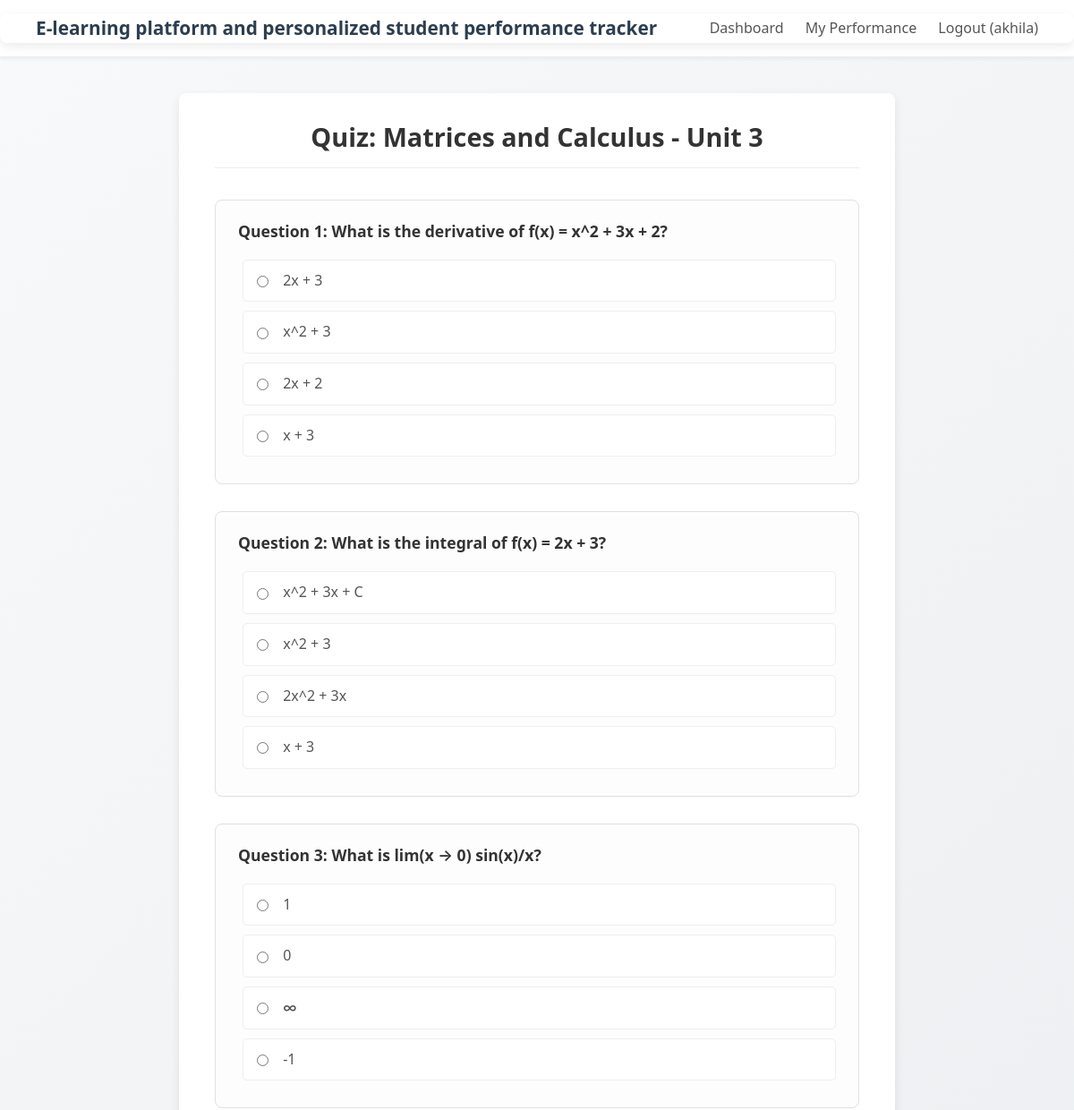
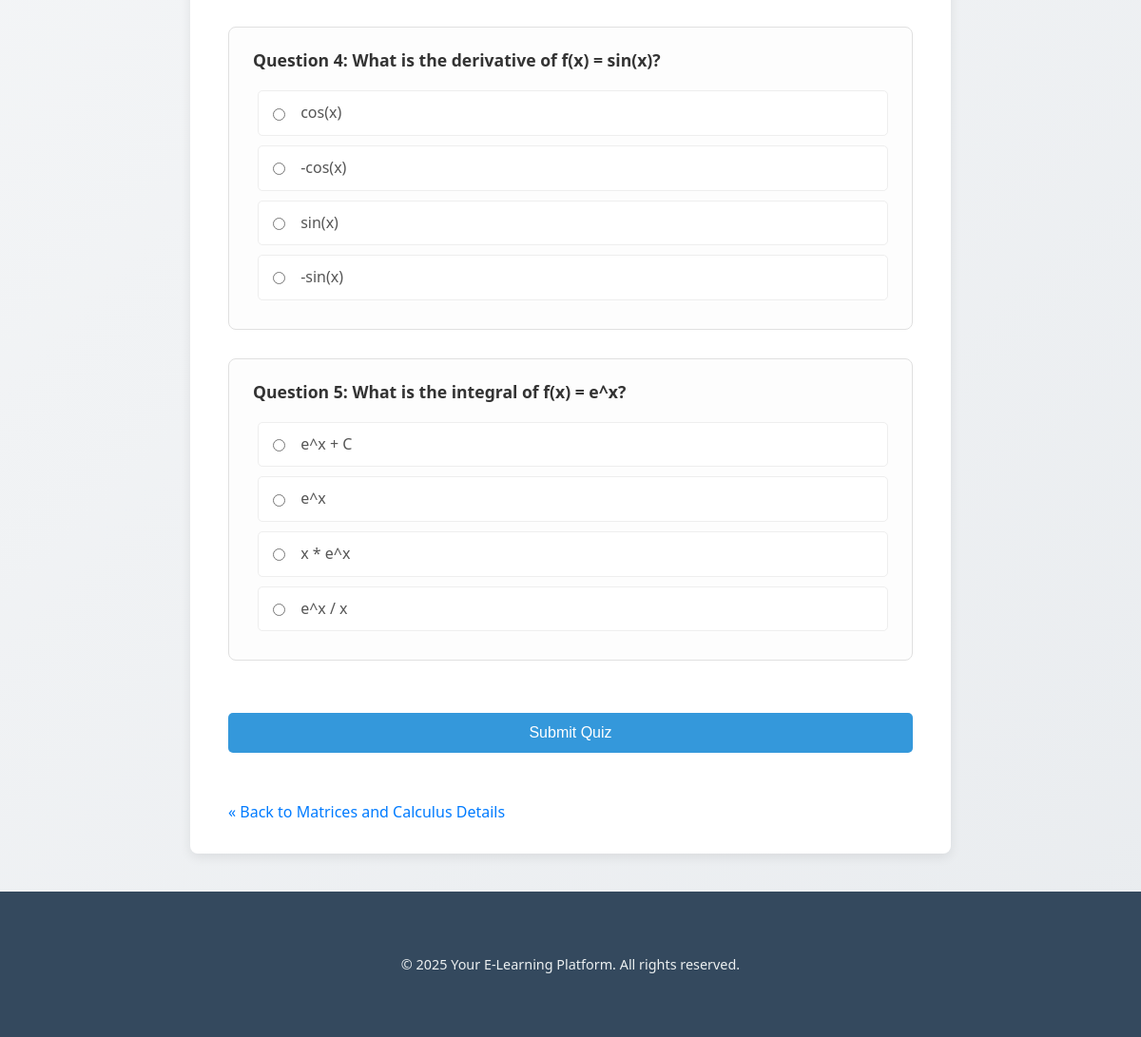
The app's page /quiz/1/1/Matrices and Calculus/3 (signed in) with its own data (2 pictures, top to bottom).
### tables this page shows
CREATE TABLE quizzes (
    id INTEGER PRIMARY KEY AUTOINCREMENT,
    year INTEGER NOT NULL,
    semester INTEGER NOT NULL,
    subject TEXT NOT NULL,
    unit INTEGER NOT NULL,
    question_number INTEGER NOT NULL, -- Order of question within the quiz (e.g., 1, 2, 3...)
    question_text TEXT NOT NULL,
    option1 TEXT NOT NULL,
    option2 TEXT NOT NULL,
    option3 TEXT NOT NULL,
    option4 TEXT NOT NULL,
    correct_option INTEGER NOT NULL, -- Number corresponding to the correct option (1, 2, 3, or 4)
    UNIQUE(year, semester, subject, unit, question_number) -- Ensure unique questions per quiz unit
);

### app.py (the view)
@app.route('/quiz/<int:year>/<int:semester>/<subject>/<int:unit>')
@login_required
def quiz(year, semester, subject, unit):
    if not (1 <= year <= 4 and 1 <= semester <= 2 and 1 <= unit <= 5):
        flash("Invalid quiz parameters.", "error")
        return redirect(url_for('dashboard'))
    questions = []
    db = get_db()
    if db:
        try:
            query = """
                SELECT id, question_number, question_text, option1, option2, option3, option4
                FROM quizzes
                WHERE year = ? AND semester = ? AND LOWER(TRIM(subject)) = LOWER(TRIM(?)) AND unit = ?
                ORDER BY question_number
            """
            questions = db.execute(query, (year, semester, subject, unit)).fetchall()
        except sqlite3.Error as e:
            print(f"DB error fetching questions: {e}")
            flash("Database error fetching quiz questions.", "error")
    if not questions:
        flash(f'No quiz questions found for {subject} - Unit {unit}.', 'warning')
        return redirect(url_for('subject_detail_view', year=year, semester=semester, subject=subject))
    return render_template('quiz.html', questions=questions, year=year, semester=semester, subject=subject, unit=unit)

### app.py (called while the page is built)
def get_db():
    if 'db' not in g:
        try:
            g.db = sqlite3.connect(DATABASE, timeout=10)
            g.db.row_factory = sqlite3.Row
            g.db.execute("PRAGMA journal_mode=WAL;")
            g.db.execute("PRAGMA busy_timeout = 5000;")
            g.db.execute("PRAGMA foreign_keys = ON;")
        except sqlite3.Error as e:
            print(f"Database connection error: {e}")
            flash("Database service is currently unavailable. Please try again later.", "error")
            g.db = None # Ensure g.db is None if connection fails
    return g.db

@app.context_processor
def inject_now():
    return {'now': datetime.now(timezone.utc)}

def login_required(f):
    @functools.wraps(f)
    def decorated_function(*args, **kwargs):
        if 'user_id' not in session:
            flash('Please log in to access this page.', 'warning')
            session['next_url'] = request.url
            return redirect(url_for('login'))
        return f(*args, **kwargs)
    return decorated_function

### templates/quiz.html (shortened to what this page needs)
{% extends "base.html" %}
{% block content %}
<div class="quiz-container">
    <h1>Quiz: {{ subject }} - Unit {{ unit }}</h1>
    {% if questions %}
        <div id="quiz">
            <form id="quiz-form" method="POST" action="{{ url_for('submit_quiz') }}">
                {% for question in questions %}
                    <div class="question">
                        <p><strong>Question {{ question.question_number }}:</strong> {{ question.question_text | safe }}</p>
                        <div class="options">
                            {% if question.option1 is not none %}
                            <label><input type="radio" name="q_{{ question.question_number }}" value="1" required> {{ question.option1 | safe }}</label>
                            {% endif %}
                            {% if question.option2 is not none %}
                            <label><input type="radio" name="q_{{ question.question_number }}" value="2" required> {{ question.option2 | safe }}</label>
                            {% endif %}
                            {% if question.option3 is not none %}
                            <label><input type="radio" name="q_{{ question.question_number }}" value="3" required> {{ question.option3 | safe }}</label>
                            {% endif %}
                            {% if question.option4 is not none %}
                            <label><input type="radio" name="q_{{ question.question_number }}" value="4" required> {{ question.option4 | safe }}</label>
                            {% endif %}
                        </div>
                    </div>
                {% endfor %}
                <button class="submit-quiz-button" type="submit">Submit Quiz</button>
            </form>
        </div>
        <div style="margin-top: 30px;">
             <a class="back-link" href="{{ url_for('subject_detail_view', year=year, semester=semester, subject=subject) }}">
                « Back to {{ subject }} Details
            </a>
        </div>
    {% endif %}
</div>
{% endblock %}

### static/css/style.css (style rules this page uses)
* { box-sizing: border-box; margin: 0; padding: 0; }
body { font-family: system-ui, -apple-system, BlinkMacSystemFont, "Segoe UI", Roboto, Oxygen, Ubuntu, Cantarell, "Open Sans", "Helvetica Neue", sans-serif; line-height: 1.6; color: #34495e; background-color: #eef2f7; background-image: linear-gradient(135deg, #f8f9fa 0%, #e9ecef 100%); min-height: 100vh; display: flex; flex-direction: column; }
h1, h2, h3, h4, h5, h6 { margin-bottom: 0.75em; color: #2c3e50; font-weight: 600; line-height: 1.3; }
h1 { font-size: 2em; text-align: center; border-bottom: 1px solid #e9ecef; padding-bottom: 15px; margin-bottom: 30px; }
p { margin-bottom: 1em; }
a { color: #3498db; text-decoration: none; transition: color 0.2s ease; }
form { margin-bottom: 1.5em; }
label { display: block; margin-bottom: 6px; font-weight: 500; color: #555; }
button[type="submit"], .button { display: inline-block; padding: 12px 25px; background-color: #3498db; color: white; border: none; border-radius: 5px; font-size: 1em; font-weight: 500; cursor: pointer; transition: background-color 0.2s ease; text-align: center; text-decoration: none; }
.back-link { display: inline-block; margin-top: 20px; font-weight: 500; color: #007bff; text-decoration: none; }
.quiz-container { max-width: 800px; margin: 40px auto; background-color: #ffffff; padding: 30px 40px; border-radius: 8px; box-shadow: 0 4px 12px rgba(0, 0, 0, 0.08); }
.quiz-container h1 { color: #333; text-align: center; margin-bottom: 35px; font-size: 1.8em; }
.quiz-container .question { margin-bottom: 30px; border: 1px solid #e0e0e0; padding: 20px 25px; border-radius: 8px; background-color: #fdfdfd; }
.quiz-container .question p { margin-top: 0; margin-bottom: 18px; font-weight: 600; font-size: 1.1em; color: #333; }
.quiz-container .options label { display: block; margin: 10px 0 10px 5px; cursor: pointer; padding: 10px 15px; border-radius: 5px; transition: background-color 0.2s ease, border-color 0.2s ease; border: 1px solid #eee; background-color: #fff; }
.quiz-container .options input[type="radio"] { margin-right: 12px; vertical-align: middle; accent-color: #3498db; }
.submit-quiz-button { display: block; width: 100%; padding: 14px 25px; font-size: 1.1em; font-weight: 600; cursor: pointer; background-color: #28a745; color: white; border: none; border-radius: 5px; text-align: center; margin-top: 25px; transition: background-color 0.2s ease, transform 0.1s ease; }

### records on screen
quizzes: question_number "1", question_text "What is the derivative of f(x) = x^2 + 3x + 2?", option1 "2x + 3", option2 "x^2 + 3", option3 "2x + 2", option4 "x + 3"
quizzes: question_number "2", question_text "What is the integral of f(x) = 2x + 3?", option1 "x^2 + 3x + C", option2 "x^2 + 3", option3 "2x^2 + 3x", option4 "x + 3"
quizzes: question_number "3", question_text "What is lim(x → 0) sin(x)/x?", option1 "1", option2 "0", option3 "∞", option4 "-1"
quizzes: question_number "4", question_text "What is the derivative of f(x) = sin(x)?", option1 "cos(x)", option2 "-cos(x)", option3 "sin(x)", option4 "-sin(x)"
quizzes: question_number "5", question_text "What is the integral of f(x) = e^x?", option1 "e^x + C", option2 "e^x", option3 "x * e^x", option4 "e^x / x"

### other values on screen
{{ session.username }} "akhila"
{{ subject }} "Matrices and Calculus"
{{ unit }} "3"
